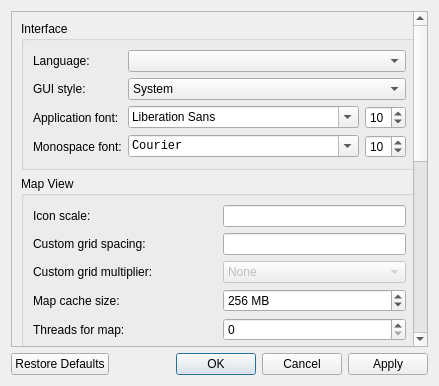
<?xml version="1.0" encoding="UTF-8"?>
<ui version="4.0">
 <class>ConfigDialog</class>
 <widget class="QDialog" name="ConfigDialog">
  <property name="windowTitle">
   <string>Preferences</string>
  </property>
  <property name="windowIcon">
   <iconset resource="../rc/icons.qrc">
    <normaloff>:/icons/logo.png</normaloff>:/icons/logo.png</iconset>
  </property>
  <layout class="QGridLayout" name="gridLayout_8">
   <item row="0" column="0">
    <widget class="QScrollArea" name="scrollArea">
     <property name="sizePolicy">
      <sizepolicy hsizetype="MinimumExpanding" vsizetype="Expanding">
       <horstretch>0</horstretch>
       <verstretch>0</verstretch>
      </sizepolicy>
     </property>
     <property name="horizontalScrollBarPolicy">
      <enum>Qt::ScrollBarAlwaysOff</enum>
     </property>
     <property name="widgetResizable">
      <bool>true</bool>
     </property>
     <widget class="QWidget" name="scrollAreaWidgetContents">
      <layout class="QGridLayout" name="gridLayout">
       <item row="0" column="0">
        <widget class="QGroupBox" name="groupInterface">
         <property name="title">
          <string>Interface</string>
         </property>
         <layout class="QGridLayout" name="gridLayout_2">
          <item row="3" column="0" colspan="2">
           <widget class="QLabel" name="label_13">
            <property name="text">
             <string>Monospace font:</string>
            </property>
           </widget>
          </item>
          <item row="3" column="2">
           <widget class="QFontComboBox" name="fontComboMono">
            <property name="font">
             <font>
              <family>Monospace</family>
             </font>
            </property>
            <property name="fontFilters">
             <set>QFontComboBox::MonospacedFonts</set>
            </property>
           </widget>
          </item>
          <item row="1" column="2" colspan="3">
           <widget class="QComboBox" name="comboStyle">
            <property name="iconSize">
             <size>
              <width>0</width>
              <height>16</height>
             </size>
            </property>
            <item>
             <property name="text">
              <string>System</string>
             </property>
            </item>
            <item>
             <property name="text">
              <string>Dark</string>
             </property>
            </item>
           </widget>
          </item>
          <item row="1" column="0" colspan="2">
           <widget class="QLabel" name="label_4">
            <property name="text">
             <string>GUI style:</string>
            </property>
           </widget>
          </item>
          <item row="2" column="2">
           <widget class="QFontComboBox" name="fontComboNorm">
            <property name="fontFilters">
             <set>QFontComboBox::ScalableFonts</set>
            </property>
           </widget>
          </item>
          <item row="0" column="2" colspan="3">
           <widget class="QComboBox" name="comboLang"/>
          </item>
          <item row="2" column="0" colspan="2">
           <widget class="QLabel" name="label_12">
            <property name="text">
             <string>Application font:</string>
            </property>
           </widget>
          </item>
          <item row="0" column="0" colspan="2">
           <widget class="QLabel" name="label_11">
            <property name="text">
             <string>Language:</string>
            </property>
           </widget>
          </item>
          <item row="2" column="3" colspan="2">
           <widget class="QSpinBox" name="spinFontSizeNorm">
            <property name="minimum">
             <number>2</number>
            </property>
            <property name="value">
             <number>10</number>
            </property>
           </widget>
          </item>
          <item row="3" column="3" colspan="2">
           <widget class="QSpinBox" name="spinFontSizeMono">
            <property name="minimum">
             <number>1</number>
            </property>
            <property name="value">
             <number>10</number>
            </property>
           </widget>
          </item>
         </layout>
        </widget>
       </item>
       <item row="3" column="0">
        <widget class="QGroupBox" name="groupBox">
         <property name="title">
          <string>Export</string>
         </property>
         <layout class="QGridLayout" name="gridLayout_6">
          <item row="1" column="1">
           <widget class="QLineEdit" name="lineSep"/>
          </item>
          <item row="2" column="0">
           <widget class="QLabel" name="label_8">
            <property name="text">
             <string>CSV cell quotation:</string>
            </property>
           </widget>
          </item>
          <item row="2" column="1">
           <widget class="QComboBox" name="comboQuote">
            <item>
             <property name="text">
              <string>Where necessary</string>
             </property>
            </item>
            <item>
             <property name="text">
              <string>Single quotes (')</string>
             </property>
            </item>
            <item>
             <property name="text">
              <string>Double quotes (&quot;)</string>
             </property>
            </item>
           </widget>
          </item>
          <item row="1" column="0">
           <widget class="QLabel" name="label_2">
            <property name="text">
             <string>CSV column separator:</string>
            </property>
           </widget>
          </item>
         </layout>
        </widget>
       </item>
       <item row="2" column="0">
        <widget class="QGroupBox" name="groupSearch">
         <property name="title">
          <string>Search</string>
         </property>
         <layout class="QGridLayout" name="gridLayout_3">
          <item row="0" column="1">
           <widget class="QLineEdit" name="lineMatching"/>
          </item>
          <item row="0" column="0">
           <widget class="QLabel" name="label_3">
            <property name="text">
             <string>Maximum number of matching seeds:</string>
            </property>
           </widget>
          </item>
         </layout>
        </widget>
       </item>
       <item row="4" column="0">
        <widget class="QGroupBox" name="groupSession">
         <property name="title">
          <string>Session</string>
         </property>
         <layout class="QGridLayout" name="gridLayout_4">
          <item row="0" column="0" rowspan="2" colspan="2">
           <widget class="QCheckBox" name="checkRestore">
            <property name="text">
             <string>Restore previous session at launch</string>
            </property>
           </widget>
          </item>
          <item row="3" column="1">
           <widget class="QSpinBox" name="spinAutosave">
            <property name="suffix">
             <string> min</string>
            </property>
            <property name="minimum">
             <number>1</number>
            </property>
            <property name="maximum">
             <number>120</number>
            </property>
            <property name="value">
             <number>10</number>
            </property>
           </widget>
          </item>
          <item row="3" column="0">
           <widget class="QCheckBox" name="checkAutosave">
            <property name="text">
             <string>Autosave every:</string>
            </property>
           </widget>
          </item>
          <item row="2" column="0" colspan="2">
           <widget class="QCheckBox" name="checkWindowPos">
            <property name="text">
             <string>Restore window position</string>
            </property>
           </widget>
          </item>
         </layout>
        </widget>
       </item>
       <item row="5" column="0">
        <widget class="QGroupBox" name="groupMisc">
         <property name="title">
          <string>Miscellaneous</string>
         </property>
         <layout class="QGridLayout" name="gridLayout_5">
          <item row="0" column="0">
           <widget class="QCheckBox" name="checkUpdates">
            <property name="text">
             <string>Check GitHub for updates at startup</string>
            </property>
           </widget>
          </item>
         </layout>
        </widget>
       </item>
       <item row="1" column="0">
        <widget class="QGroupBox" name="groupBox_2">
         <property name="title">
          <string>Map View</string>
         </property>
         <layout class="QGridLayout" name="gridLayout_7">
          <item row="5" column="2" colspan="2">
           <widget class="QSpinBox" name="spinThreads"/>
          </item>
          <item row="7" column="0" colspan="4">
           <widget class="QCheckBox" name="checkSmooth">
            <property name="toolTip">
             <string>&lt;html&gt;&lt;head/&gt;&lt;body&gt;&lt;p&gt;Simulate inertia for the map view&lt;/p&gt;&lt;/body&gt;&lt;/html&gt;</string>
            </property>
            <property name="text">
             <string>Smooth map motion</string>
            </property>
           </widget>
          </item>
          <item row="0" column="2" colspan="2">
           <widget class="QLineEdit" name="lineIconScale"/>
          </item>
          <item row="6" column="0" colspan="4">
           <widget class="QCheckBox" name="checkBBoxes">
            <property name="text">
             <string>Outline known bounding boxes</string>
            </property>
           </widget>
          </item>
          <item row="2" column="2" colspan="2">
           <widget class="QLineEdit" name="lineGridSpacing"/>
          </item>
          <item row="4" column="0" colspan="2">
           <widget class="QLabel" name="label_7">
            <property name="text">
             <string>Map cache size:</string>
            </property>
           </widget>
          </item>
          <item row="2" column="0" colspan="2">
           <widget class="QLabel" name="label_6">
            <property name="toolTip">
             <string>Use a fixed grid in blocks instead of outlining the generated map tiles
Leave blank for the default behaviour</string>
            </property>
            <property name="text">
             <string>Custom grid spacing:</string>
            </property>
           </widget>
          </item>
          <item row="3" column="0" colspan="2">
           <widget class="QLabel" name="label_10">
            <property name="text">
             <string>Custom grid multiplier:</string>
            </property>
           </widget>
          </item>
          <item row="3" column="2" colspan="2">
           <widget class="QComboBox" name="comboGridMult">
            <property name="enabled">
             <bool>false</bool>
            </property>
            <property name="iconSize">
             <size>
              <width>0</width>
              <height>16</height>
             </size>
            </property>
            <item>
             <property name="text">
              <string>None</string>
             </property>
            </item>
            <item>
             <property name="text">
              <string>2</string>
             </property>
            </item>
            <item>
             <property name="text">
              <string>4</string>
             </property>
            </item>
            <item>
             <property name="text">
              <string>5</string>
             </property>
            </item>
            <item>
             <property name="text">
              <string>10</string>
             </property>
            </item>
           </widget>
          </item>
          <item row="4" column="2" colspan="2">
           <widget class="QSpinBox" name="spinCacheSize">
            <property name="suffix">
             <string> MB</string>
            </property>
            <property name="minimum">
             <number>16</number>
            </property>
            <property name="maximum">
             <number>8192</number>
            </property>
            <property name="singleStep">
             <number>16</number>
            </property>
            <property name="value">
             <number>256</number>
            </property>
           </widget>
          </item>
          <item row="0" column="0" colspan="2">
           <widget class="QLabel" name="label_14">
            <property name="text">
             <string>Icon scale:</string>
            </property>
           </widget>
          </item>
          <item row="5" column="0" colspan="2">
           <widget class="QLabel" name="label_9">
            <property name="text">
             <string>Threads for map:</string>
            </property>
           </widget>
          </item>
         </layout>
        </widget>
       </item>
      </layout>
     </widget>
    </widget>
   </item>
   <item row="1" column="0">
    <widget class="QDialogButtonBox" name="buttonBox">
     <property name="orientation">
      <enum>Qt::Horizontal</enum>
     </property>
     <property name="standardButtons">
      <set>QDialogButtonBox::Apply|QDialogButtonBox::Cancel|QDialogButtonBox::Ok|QDialogButtonBox::RestoreDefaults</set>
     </property>
    </widget>
   </item>
  </layout>
 </widget>
 <resources>
  <include location="../rc/icons.qrc"/>
 </resources>
 <connections>
  <connection>
   <sender>buttonBox</sender>
   <signal>accepted()</signal>
   <receiver>ConfigDialog</receiver>
   <slot>accept()</slot>
   <hints>
    <hint type="sourcelabel">
     <x>248</x>
     <y>254</y>
    </hint>
    <hint type="destinationlabel">
     <x>157</x>
     <y>274</y>
    </hint>
   </hints>
  </connection>
  <connection>
   <sender>buttonBox</sender>
   <signal>rejected()</signal>
   <receiver>ConfigDialog</receiver>
   <slot>reject()</slot>
   <hints>
    <hint type="sourcelabel">
     <x>316</x>
     <y>260</y>
    </hint>
    <hint type="destinationlabel">
     <x>286</x>
     <y>274</y>
    </hint>
   </hints>
  </connection>
 </connections>
</ui>
